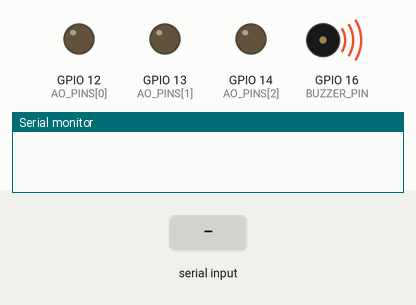
Recording of a sketch running on a simulated ESP32. Parts: output pins drawn as LEDs (lit = HIGH), buzzer (waves = sounding), the last lines printed to the serial monitor. The test bench sets the inputs (shaded band).

Above: at 2.5 s.
At 3.9 s:
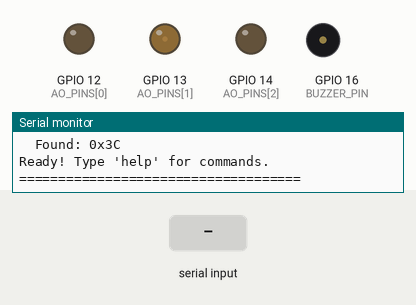
4.0 s: "beep\n" received over Serial
At 4.17 s:
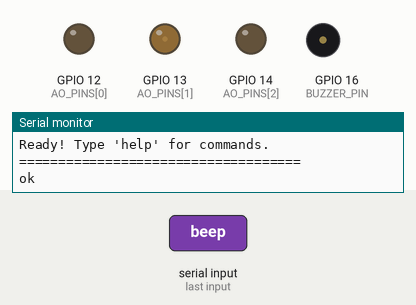
7.0 s: "help\n" received over Serial
10.0 s: "status\n" received over Serial
Timing chart, 0 to 19.0 s (numbered marks = the images above; inputs shaded):
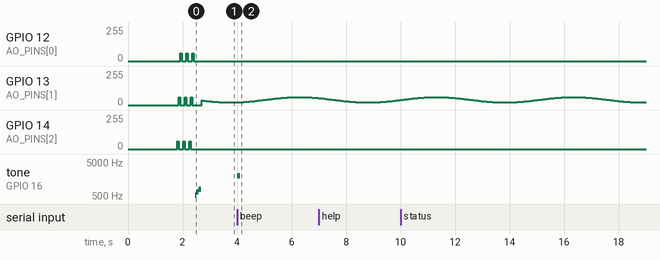

The sketch:

MycoBrain_SideA_Simple.ino
```cpp
/*
 * MycoBrain Side-A — Simple Test Firmware (No ArduinoJson)
 *
 * Minimal firmware to test if the board is stable
 * Uses only core Arduino functions
 */

#include <Arduino.h>
#include <Wire.h>

// Brownout disable
#include "soc/rtc_cntl_reg.h"

// Pins from ESP32AB workbook
static const uint8_t PIN_SDA = 5;
static const uint8_t PIN_SCL = 4;
static const uint8_t AO_PINS[3] = {12, 13, 14};  // R, G, B
static const uint8_t BUZZER_PIN = 16;

static uint32_t bootMs = 0;
static uint32_t seq = 0;

void setup() {
  // Disable brownout FIRST
  WRITE_PERI_REG(RTC_CNTL_BROWN_OUT_REG, 0);

  // Initialize serial
  Serial.begin(115200);

  // Boot wait (like Garrett's code)
  delay(1800);

  bootMs = millis();

  // Initialize I2C
  Wire.begin(PIN_SDA, PIN_SCL);
  Wire.setClock(100000);

  // Initialize LED pins
  pinMode(AO_PINS[0], OUTPUT);
  pinMode(AO_PINS[1], OUTPUT);
  pinMode(AO_PINS[2], OUTPUT);
  pinMode(BUZZER_PIN, OUTPUT);

  // Boot LED sequence
  for (int i = 0; i < 3; i++) {
    analogWrite(AO_PINS[2], 60);  // Blue
    delay(60);
    analogWrite(AO_PINS[2], 0);
    analogWrite(AO_PINS[1], 60);  // Green
    delay(60);
    analogWrite(AO_PINS[1], 0);
    analogWrite(AO_PINS[0], 60);  // Red
    delay(60);
    analogWrite(AO_PINS[0], 0);
    delay(40);
  }

  // Boot chime
  tone(BUZZER_PIN, 523, 60);
  delay(70);
  tone(BUZZER_PIN, 659, 60);
  delay(70);
  tone(BUZZER_PIN, 784, 80);
  delay(90);
  noTone(BUZZER_PIN);

  // Get MAC
  uint64_t efuse = ESP.getEfuseMac();
  char mac[18];
  snprintf(mac, sizeof(mac), "%02X:%02X:%02X:%02X:%02X:%02X",
    (uint8_t)(efuse >> 40), (uint8_t)(efuse >> 32),
    (uint8_t)(efuse >> 24), (uint8_t)(efuse >> 16),
    (uint8_t)(efuse >> 8), (uint8_t)(efuse));

  // Print boot message
  Serial.println();
  Serial.println("====================================");
  Serial.println("  MycoBrain Side-A Simple Test");
  Serial.println("====================================");
  Serial.print("MAC: ");
  Serial.println(mac);
  Serial.print("Chip: ");
  Serial.println(ESP.getChipModel());
  Serial.print("CPU: ");
  Serial.print(ESP.getCpuFreqMHz());
  Serial.println(" MHz");
  Serial.print("Heap: ");
  Serial.println(ESP.getFreeHeap());

  // I2C scan
  Serial.println("\nI2C Scan:");
  int count = 0;
  for (uint8_t addr = 0x08; addr < 0x78; addr++) {
    Wire.beginTransmission(addr);
    if (Wire.endTransmission() == 0) {
      Serial.print("  Found: 0x");
      Serial.println(addr, HEX);
      count++;
    }
  }
  if (count == 0) Serial.println("  (none found)");

  Serial.println("\nReady! Type 'help' for commands.");
  Serial.println("====================================\n");
}

void loop() {
  // LED heartbeat (green pulse)
  uint8_t v = (uint8_t)(40 + 20 * sin((double)millis() / 800.0));
  analogWrite(AO_PINS[1], v);

  // Handle serial input
  if (Serial.available()) {
    String line = Serial.readStringUntil('\n');
    line.trim();
    line.toLowerCase();

    if (line == "help" || line == "?") {
      Serial.println("Commands: help, status, ping, scan, beep, reboot");
    }
    else if (line == "status") {
      uint32_t uptime = (millis() - bootMs) / 1000;
      Serial.print("uptime=");
      Serial.print(uptime);
      Serial.print("s heap=");
      Serial.print(ESP.getFreeHeap());
      Serial.print(" seq=");
      Serial.println(seq);
    }
    else if (line == "ping") {
      Serial.println("pong");
    }
    else if (line == "scan" || line == "i2c") {
      Serial.println("I2C Scan:");
      int count = 0;
      for (uint8_t addr = 0x08; addr < 0x78; addr++) {
        Wire.beginTransmission(addr);
        if (Wire.endTransmission() == 0) {
          Serial.print("  0x");
          Serial.println(addr, HEX);
          count++;
        }
      }
      Serial.print("count=");
      Serial.println(count);
    }
    else if (line == "beep") {
      tone(BUZZER_PIN, 2000, 100);
      Serial.println("ok");
    }
    else if (line == "reboot") {
      Serial.println("rebooting...");
      delay(100);
      ESP.restart();
    }
    else if (line.length() > 0) {
      Serial.println("unknown command");
    }
  }

  // Periodic telemetry (every 5 seconds)
  static uint32_t lastTelemetry = 0;
  if (millis() - lastTelemetry >= 5000) {
    lastTelemetry = millis();
    uint32_t uptime = (millis() - bootMs) / 1000;

    // Simple JSON-like output for website
    Serial.print("{\"type\":\"tele\",\"seq\":");
    Serial.print(seq++);
    Serial.print(",\"uptime_s\":");
    Serial.print(uptime);
    Serial.print(",\"heap\":");
    Serial.print(ESP.getFreeHeap());
    Serial.println("}");
  }

  delay(10);
}
```

Measured:
- after the input at 4.0 s, tone on GPIO 16 (BUZZER_PIN): silent → 2000 Hz at once, → silent 0.10 s later
